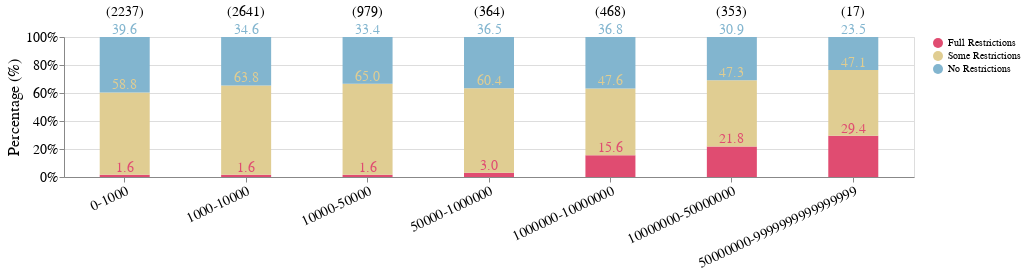

Notebook source saved alongside this figure:
### Code cell
robots_util.plot_size_against_restrictions(
    url_robots_summary,
    size_bucket_to_urls,
    "OpenAI",
    setting="train"
)

### Figure 1 — Vega-Lite specification as saved in the notebook (floating-point values rounded to 4 significant figures)
{"config": {"view": {"continuousWidth": 300, "continuousHeight": 300}}, "layer": [{"mark": {"type": "bar", "width": 50}, "encoding": {"color": {"field": "category", "legend": {"title": null}, "scale": {"range": ["#e04c71", "#e0cd92", "#82b5cf"]}, "sort": ["Full Restrictions", "Some Restrictions", "No Restrictions"], "type": "nominal"}, "order": {"field": "order", "type": "ordinal"}, "x": {"axis": {"labelAngle": -25, "labelFontSize": 14}, "field": "index", "sort": ["0-1000", "1000-10000", "10000-50000", "50000-1000000", "1000000-10000000", "10000000-50000000", "50000000-9999999999999999"], "title": null, "type": "nominal"}, "y": {"axis": {"format": "%", "labelFontSize": 14, "title": "Percentage (%)", "titleFontSize": 16, "titleFontWeight": "normal"}, "field": "percentage", "scale": {"domain": [0, 1]}, "sort": ["Full Restrictions", "Some Restrictions", "No Restrictions"], "stack": "normalize", "type": "quantitative"}}}, {"mark": {"type": "text", "align": "center", "baseline": "middle", "color": "white", "dx": 0, "dy": -7, "fontSize": 14}, "encoding": {"color": {"field": "category", "legend": {"title": null}, "scale": {"range": ["#e04c71", "#e0cd92", "#82b5cf"]}, "sort": ["Full Restrictions", "Some Restrictions", "No Restrictions"], "type": "nominal"}, "order": {"field": "order", "type": "ordinal"}, "text": {"condition": {"test": "(datum.percentage > 0.05)", "field": "percentage", "format": ".1f", "type": "quantitative"}, "value": ""}, "x": {"axis": {"labelAngle": -25, "labelFontSize": 14}, "field": "index", "sort": ["0-1000", "1000-10000", "10000-50000", "50000-1000000", "1000000-10000000", "10000000-50000000", "50000000-9999999999999999"], "title": null, "type": "nominal"}, "y": {"axis": {"format": "%", "labelFontSize": 14, "title": "Percentage (%)", "titleFontSize": 16, "titleFontWeight": "normal"}, "field": "percentage", "scale": {"domain": [0, 1]}, "sort": ["Full Restrictions", "Some Restrictions", "No Restrictions"], "stack": "normalize", "type": "quantitative"}}}, {"data": {"name": "data-82582c223e837c779f3b8e4f89c6849c"}, "mark": {"type": "text", "align": "center", "baseline": "top", "dy": -32, "fontSize": 14}, "encoding": {"text": {"field": "text_label", "type": "nominal"}, "x": {"field": "index", "sort": ["Full Restrictions", "Some Restrictions", "No Restrictions"], "title": null, "type": "nominal"}, "y": {"value": 0}}}], "data": {"name": "data-1ff5956d7449084efdf7a6bcbe3e4f29"}, "height": 140, "title": "", "width": 850, "$schema": "https://vega.github.io/schema/vega-lite/v5.17.0.json", "datasets": {"data-1ff5956d7449084efdf7a6bcbe3e4f29": [{"index": "0-1000", "category": "Full Restrictions", "value": 36, "percentage": 1.609, "order": 0}, {"index": "1000-10000", "category": "Full Restrictions", "value": 43, "percentage": 1.628, "order": 0}, {"index": "10000-50000", "category": "Full Restrictions", "value": 16, "percentage": 1.634, "order": 0}, {"index": "50000-1000000", "category": "Full Restrictions", "value": 11, "percentage": 3.022, "order": 0}, {"index": "1000000-10000000", "category": "Full Restrictions", "value": 73, "percentage": 15.6, "order": 0}, {"index": "10000000-50000000", "category": "Full Restrictions", "value": 77, "percentage": 21.81, "order": 0}, {"index": "\n50000000-9999999999999999", "category": "Full Restrictions", "value": 5, "percentage": 29.41, "order": 0}, {"index": "0-1000", "category": "Some Restrictions", "value": 1315, "percentage": 58.78, "order": 1}, {"index": "1000-10000", "category": "Some Restrictions", "value": 1684, "percentage": 63.76, "order": 1}, {"index": "10000-50000", "category": "Some Restrictions", "value": 636, "percentage": 64.96, "order": 1}, {"index": "50000-1000000", "category": "Some Restrictions", "value": 220, "percentage": 60.44, "order": 1}, {"index": "1000000-10000000", "category": "Some Restrictions", "value": 223, "percentage": 47.65, "order": 1}, {"index": "10000000-50000000", "category": "Some Restrictions", "value": 167, "percentage": 47.31, "order": 1}, {"index": "\n50000000-9999999999999999", "category": "Some Restrictions", "value": 8, "percentage": 47.06, "order": 1}, {"index": "0-1000", "category": "No Restrictions", "value": 886, "percentage": 39.61, "order": 2}, {"index": "1000-10000", "category": "No Restrictions", "value": 914, "percentage": 34.61, "order": 2}, {"index": "10000-50000", "category": "No Restrictions", "value": 327, "percentage": 33.4, "order": 2}, {"index": "50000-1000000", "category": "No Restrictions", "value": 133, "percentage": 36.54, "order": 2}, {"index": "1000000-10000000", "category": "No Restrictions", "value": 172, "percentage": 36.75, "order": 2}, {"index": "10000000-50000000", "category": "No Restrictions", "value": 109, "percentage": 30.88, "order": 2}, {"index": "\n50000000-9999999999999999", "category": "No Restrictions", "value": 4, "percentage": 23.53, "order": 2}], "data-82582c223e837c779f3b8e4f89c6849c": [{"index": "0-1000", "total": 2237, "text_label": "(2237)"}, {"index": "1000-10000", "total": 2641, "text_label": "(2641)"}, {"index": "10000-50000", "total": 979, "text_label": "(979)"}, {"index": "50000-1000000", "total": 364, "text_label": "(364)"}, {"index": "1000000-10000000", "total": 468, "text_label": "(468)"}, {"index": "10000000-50000000", "total": 353, "text_label": "(353)"}, {"index": "\n50000000-9999999999999999", "total": 17, "text_label": "(17)"}]}}
